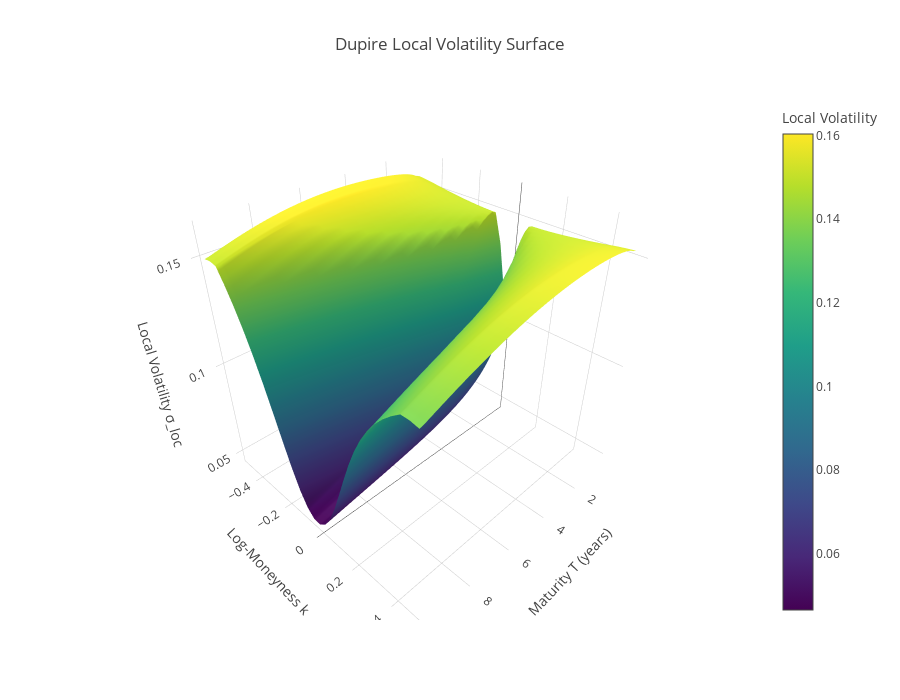

Notebook cell for this chart:
### Code cell
T_mesh, k_mesh = np.meshgrid(T_grid, k_grid)

fig = go.Figure(data=[go.Surface(
    x=T_mesh,
    y=k_mesh,
    z=local_vol,
    colorscale='Viridis',
    colorbar=dict(title='Local Volatility')
)])

fig.update_layout(
    title='Dupire Local Volatility Surface',
    scene=dict(
        xaxis_title='Maturity T (years)',
        yaxis_title='Log-Moneyness k',
        zaxis_title='Local Volatility σ_loc'
    ),
    autosize=False,
    width=900,
    height=700,
)

fig.show()

### Figure 1 — Plotly figure (JSON) as saved in the notebook; plotly's stock layout.template omitted (floating-point values rounded to 4 significant figures; data arrays with more than 128 entries replaced by an {"elided": "..."} marker saying what was removed)
{"data": [{"colorbar": {"title": {"text": "Local Volatility"}}, "colorscale": [[0, "#440154"], [0.1111, "#482878"], [0.2222, "#3e4989"], [0.3333, "#31688e"], [0.4444, "#26828e"], [0.5556, "#1f9e89"], [0.6667, "#35b779"], [0.7778, "#6ece58"], [0.8889, "#b5de2b"], [1, "#fde725"]], "type": "surface", "x": {"elided": "30x50 float values"}, "y": {"elided": "30x50 float values"}, "z": {"elided": "30x50 float values"}}], "layout": {"autosize": false, "height": 700, "scene": {"xaxis": {"title": {"text": "Maturity T (years)"}}, "yaxis": {"title": {"text": "Log-Moneyness k"}}, "zaxis": {"title": {"text": "Local Volatility σ_loc"}}}, "title": {"text": "Dupire Local Volatility Surface"}, "width": 900}}
